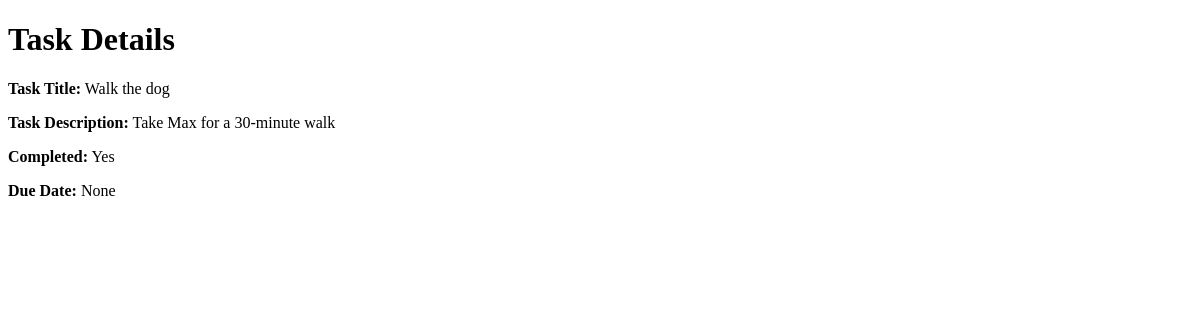
/tasks/2/, run on an earlier commit of the app's database.
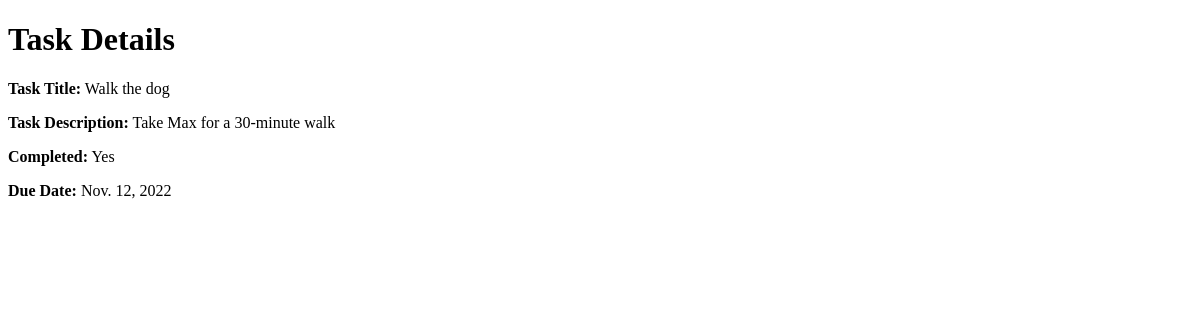
And on a later commit of the database.
### todo_app/models.py (models this page shows)
class Task(models.Model):
    title = models.CharField(max_length=200)
    description = models.TextField()
    completed = models.BooleanField(default=False)
    created_at = models.DateTimeField(auto_now_add=True)
    due_date = models.DateField(blank=True, null=True)

### todo_app/views.py (the view)
# urls.py: path("<int:pk>/", views.task, name="task_details"),
def task(request, pk):
    task = Task.objects.get(pk=pk)
    return render(request, "task_details.html", {"task": task})

### todo_app/templates/task_details.html
{% extends "base.html" %}
{% block content %}
<h1>Task Details</h1>
<p><strong> Task Title:</strong> {{ task.title }}</p>
<p><strong> Task Description:</strong> {{ task.description }}</p>
<p><strong> Completed:</strong>{% if task.completed is False %} No {% else %} Yes {% endif %}</p>
<p><strong> Due Date:</strong> {{ task.due_date }}</p>
{% endblock %}

What changed in the data, as far as the page shows it:
changed Task "Walk the dog": due_date "None" → "Nov. 12, 2022"
